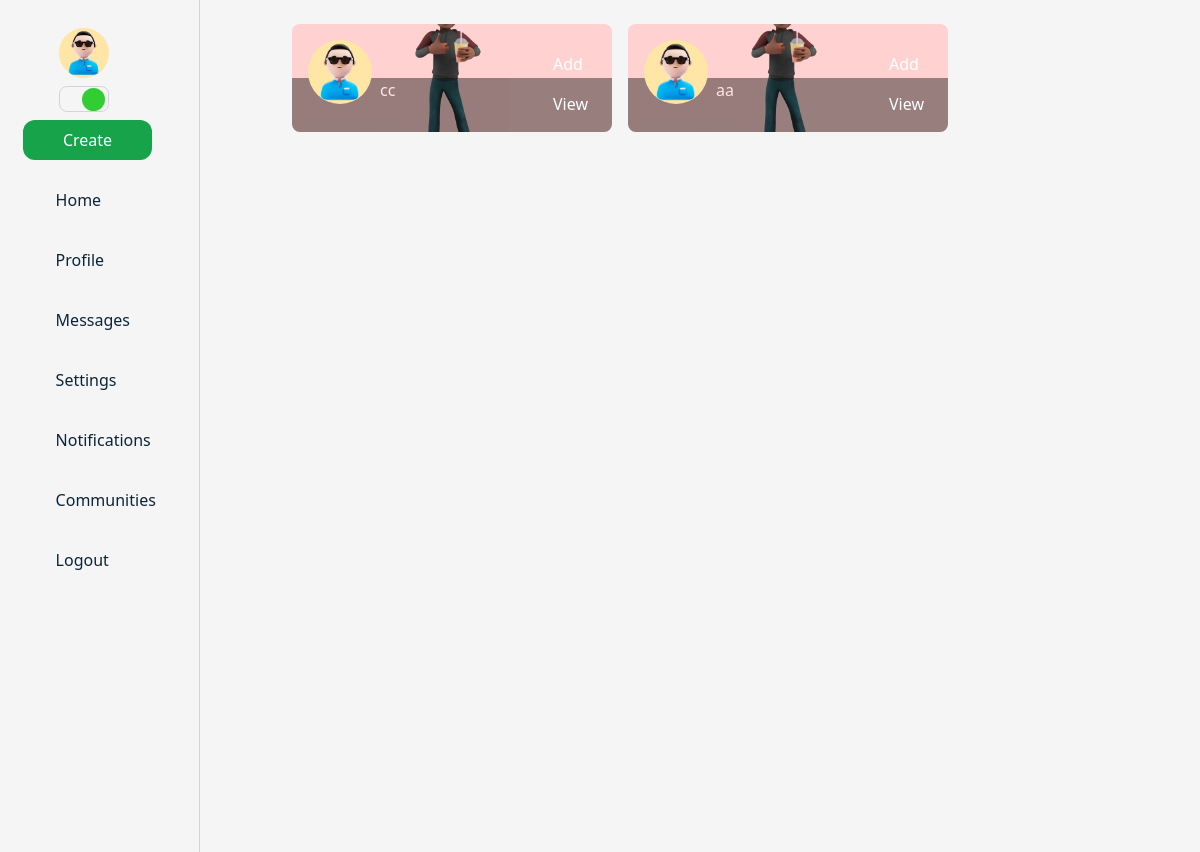
The page /find_friends_templates/ (signed in) on the database its author committed.
### user/models.py (models this page shows, shortened)
class CustomUser(AbstractUser):
    email = models.EmailField(_("email address"), unique=True)
    bio = models.TextField(blank= True)
    last_activity = models.DateTimeField(null=True, blank=True)
    prof_pics = models.ImageField(upload_to= 'images/', default='images/prof.jpg')
    cover_photo = models.ImageField(upload_to= 'images/', default='images/cover.jpg')
    date_joined=models.DateTimeField(auto_now_add=True, verbose_name="date_joined")
    last_login=models.DateTimeField(verbose_name="last_login", auto_now=True,)
    is_active=models.BooleanField(default=True)
    is_superuser=models.BooleanField(default=False)
    is_admin=models.BooleanField(default=False)
    is_staff=models.BooleanField(default=False)
    notifications= models.IntegerField(default=0)
    message_notif= models.IntegerField(default=0)
    logout_notification= models.IntegerField(default=0)
    logout_message_notification= models.IntegerField(default=0)
    USERNAME_FIELD = "email"
    REQUIRED_FIELDS = []
    objects = CustomUserManager()

### userprofiles/views.py (the view)
# urls.py: path('find_friends_templates/', find_friends_templates, name = "find_friends_templates"),
@login_required(login_url="login")
def find_friends_templates(request):
    all_profiles = CustomUser.objects.exclude(username = request.user.username)
    user = Profile.objects.get(user = request.user)
    user_friends = user.friends.all()
    sent_request = Relationship.objects.filter(sender=user, status="send")
    received_request = Relationship.objects.filter( receiver= user, status="send")
    user_profiles_arr=[]
    received_arr=set()
    sent_arr=set()
    findfriend_list = []
    for p in user_friends:
        user_profiles_arr.append(p.username)
    for x in all_profiles:
        if x.username in user_profiles_arr:
            continue
        else:
            findfriend_list.append({
                "pics":x.prof_pics.url,
                "username":x.username,
                "cover":request.build_absolute_uri(x.cover_photo),
                "bio":x.bio,
            })
        for sent, received in zip_longest(received_request, sent_request):
            if sent is not None:
                sent_arr.add(sent.sender.user.username)
            if received is not None:
                received_arr.add(received.receiver.user.username)
    context = {
        "find_friends": findfriend_list,
        "sent": list(sent_arr),
        "received": list(received_arr)
    }
    return render(request, "profiles/findfriends.html", context)

### templates/profiles/findfriends.html (shortened to what this page needs)
{% extends 'base.html' %}
{% load static %}
{% block content %}
<div class="w-full h-screen flex flex-col items-center mt-6 bg-base-lightbg dark:bg-base-darkbg">
    <div id="find_friends_suggestions" class="w-fit grid grid-cols-1 sm:grid-cols-2 gap-4">
        {% if find_friends %}
            {% for item  in find_friends  %}
                {% if item.username %}
                    <div class="w-60 lg:w-80 p-6 relative bg-cover bg-center rounded-lg min-h-[108px]" style="background-image: url('{{ item.cover}} ')">
                        <img src="{{item.pics}}" class="w-16 h-16 rounded-full absolute left-4 top-4 z-20" alt="Profile Picture">
                        <div class="absolute right-4 top-6 z-10">
                        <p class="px-2 py-1 text-white bg-limegreen rounded cursor-pointer  border-green-600 hover:bg-green-600 rounded-xl"><a href="{% url 'addfriends' friend=item.username %}">Add</a></p>
                        <p class="px-2 py-1 text-white bg-limegreen rounded cursor-pointer mt-2  border-green-600 hover:bg-green-600 rounded-xl"><a href="{% url 'profile' name=item.username %}"> View</a></p>
                        </div>
                        <div class="absolute bottom-0 w-full h-1/2 bg-black left-0 opacity-40 backdrop-blur-2 rounded-b-lg pb-3">
                            <p class="text-white ml-20 pl-2">{{item.username}}</p>
                        </div>
                    </div>
                {% endif %}
            {% endfor %}
        {% else %}
        <div class="h-screen w-full bg-base-lightbg dark:bg-base-darkbg text-[#0d2438] dark:text-white text-center">
            No suggestions to fetch
        </div>
        {% endif %}
    </div>
</div>
{% endblock content %}

### templates/hometweet/leftnav.html (shortened to what this page needs)
{% load static %}
<!DOCTYPE html>
<html lang="en">
<head>
</head>
<body>
    <div class="w-full h-full  flex flex-col items-center ">
        <div class="w-full flex flex-col items-center mr-8">
            <img src="{{ request.user.prof_pics.url}}" class="w-[50px] h-[50px] rounded-full mt-7">
        </div>
        <div class="mr-8">
            <label for="checkbox" class="checkbox-label bg-transparent w-[50px] rounded-lg relative p-1 cursor-pointer flex justify-between items-center border border-gray-300 dark:border-gray-600 ">
                <i class="fas fa-sun text-red-700 "></i>
              <span id="ball"></span>
            </label>
        </div>
        <div x-data="{ open: false }" class="relative mr-6">
            <div @click="open = true">
                <div id="create"  class="w-fit py-2 px-10 mt-2 rounded-xl  text-white bg-green-600 cursor-pointer">Create</div>
            </div>
        </div>
        <div class="flex items-center">
            <div class="w-fit h-full text-start">
                <div class="text-[#0d2438] dark:text-white mt-5 py-2"><i class="fa fa-home" aria-hidden="true" ></i></div>
                <div class="text-[#0d2438] dark:text-white mt-5 py-2"><i class="fa fa-user" aria-hidden="true" ></i></div>
                <div class="text-[#0d2438] dark:text-white mt-5 py-2"><i class="fa fa-envelope" aria-hidden="true"></i></div>
                <div class="text-[#0d2438] dark:text-white mt-5 py-2"><i class="fa fa-cog" aria-hidden="true" ></i></div>
                <div class="text-[#0d2438] dark:text-white mt-5 py-2"></div>
                <div class="text-[#0d2438] dark:text-white mt-5 py-2"><i class="fa fa-users" aria-hidden="true" ></i></div>
                <div class="text-[#0d2438] dark:text-white mt-5 py-2"><i class="fa fa-sign-out" aria-hidden="true"></i></div>
            </div>
            <div class="w-fit flex flex-col items-start">
                <div class="text-[#0d2438] dark:text-gray-300 mt-5 hover:bg-base-lightbgvariant  dark:hover:bg-base-darkbgvariant py-2 px-4 rounded-lg cursor-pointer"><a href="{% url 'home' %}">Home</a></div>
                <div class="text-[#0d2438] dark:text-gray-300 mt-5 hover:bg-base-lightbgvariant  dark:hover:bg-base-darkbgvariant py-2 px-4 rounded-lg cursor-pointer"><a href="{% url 'profile' name=request.user.username %}">Profile</a></div>
                <div id="leftnavmessage" class="text-center justify-center text-[#0d2438] dark:text-gray-300 mt-5 relative hover:bg-base-lightbgvariant  dark:hover:bg-base-darkbgvariant py-2 px-4 rounded-lg cursor-pointer">
                    <a href="{% url 'chatintialmessage' %}">
                        Messages</a>
                </div>
                <div class="text-[#0d2438] dark:text-gray-300 mt-5 hover:bg-base-lightbgvariant  dark:hover:bg-base-darkbgvariant py-2 px-4 rounded-lg cursor-pointer">Settings</div>
                <a href="{% url 'notification_view' %}">
                    <div id="belliconcontainer" class="flex text-[#0d2438] relative dark:text-gray-300 mt-5 hover:bg-base-lightbgvariant  dark:hover:bg-base-darkbgvariant py-2 px-4 rounded-lg cursor-pointer">
                        Notifications
                    </div>
                </a>
                <a href="{% url 'allgroups' %}">
                    <div class="flex  text-[#0d2438] dark:text-gray-300 mt-5 hover:bg-base-lightbgvariant  dark:hover:bg-base-darkbgvariant py-2 px-4 rounded-lg cursor-pointer">Communities</div>
                </a>
                <div id="logout" class="flex  text-[#0d2438] dark:text-gray-300 mt-5 hover:bg-base-lightbgvariant  dark:hover:bg-base-darkbgvariant py-2 px-4 rounded-lg cursor-pointer">Logout</div>
            </div>
        </div>
    </div>
</body>
</html>

### rows shown on the page
CustomUser: user.prof_pics (picture)
CustomUser: username "cc"
CustomUser: username "aa"
